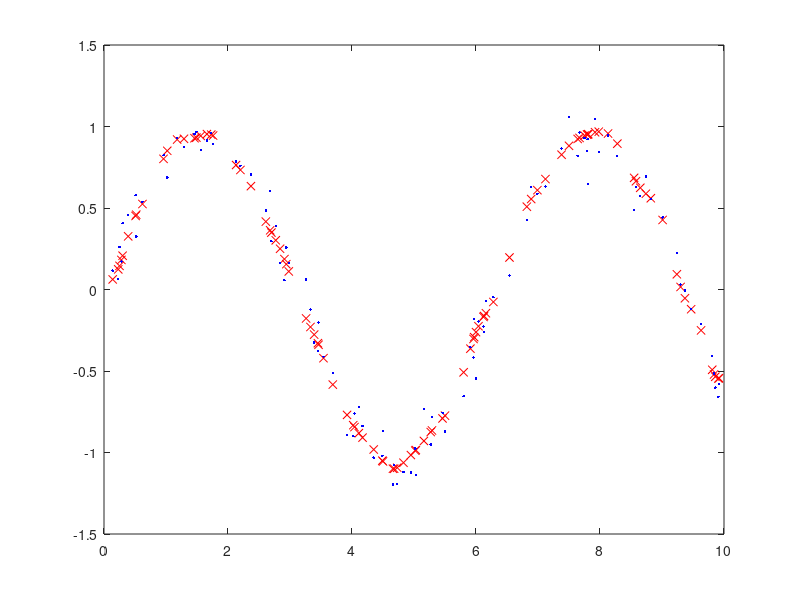

The MATLAB script that drew this image:
clear;
close all;
clc;

numeroDeAmostras = 1000;
numeroDeAmostrasParaTeste = 100;
numeroDeAmostrasParaTreino = numeroDeAmostras - numeroDeAmostrasParaTeste;
taxaDeAprendizado = 0.01;
numeroDeBases = 30;
valorDeSigma = 0.3;

nValue = 0.1;

X = 0:0.01:10;
X = X';
Y = sin(X);
Y = Y';
noise = nValue*randn(1, length(Y)) - nValue/2;
Y = Y + noise;
Y = Y';



randomIndexes = randperm(numeroDeAmostras);

X_treino = X(randomIndexes(1:numeroDeAmostrasParaTreino));
X_teste = X(randomIndexes(numeroDeAmostrasParaTreino+1:numeroDeAmostras));

Y_treino = Y(randomIndexes(1:numeroDeAmostrasParaTreino));
Y_teste = Y(randomIndexes(numeroDeAmostrasParaTreino+1:numeroDeAmostras));

centros = X(randomIndexes(1:numeroDeBases));

repX_treino  = repmat(X_treino, 1, numeroDeBases);
repCentros = repmat(centros, 1, numeroDeAmostrasParaTreino).';

% % funcao gaussiana

H = exp(-1/2*(repX_treino - repCentros).^2/valorDeSigma.^2);
H = [repmat(-1, numeroDeAmostrasParaTreino, 1) H];

% W = (inv((H'*H))*H')*Y2

inverseOfInputs = inv(H' * H);
weights =  ((H'*H)\H')*Y_treino;

% Fase de Testes
repCentros = repmat(centros, 1, numeroDeAmostrasParaTeste).';
repX_teste  = repmat(X_teste, 1, numeroDeBases);
H_teste = [repmat(-1, numeroDeAmostrasParaTeste, 1) exp(-1/2*(repX_teste - repCentros).^2/valorDeSigma.^2)];

% Y_final = H_teste.' * weights.';
Y_final = H_teste * weights;

erro = sqrt(sum((Y_final - Y_teste).^2));

plot(X_teste, Y_final, 'rx'); hold on;
plot(X_teste, Y_teste, 'b.');

function y = gaussiana(x, centro, abertura)
    y = exp( 0.5 * -(x(:,1) - centro(:,1)).^2 / abertura);
end





